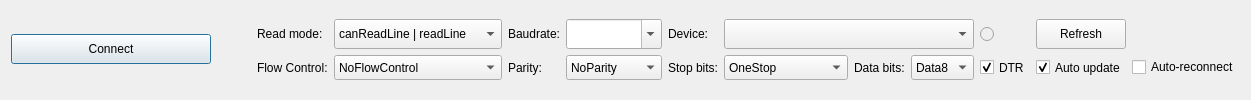
         <widget class="QWidget" name="tabSerial">
          <attribute name="title">
           <string>Serial COM</string>
          </attribute>
          <layout class="QGridLayout" name="gridLayout_5">
           <item row="5" column="4">
            <spacer name="horizontalSpacer_6">
             <property name="orientation">
              <enum>Qt::Horizontal</enum>
             </property>
             <property name="sizeHint" stdset="0">
              <size>
               <width>40</width>
               <height>20</height>
              </size>
             </property>
            </spacer>
           </item>
           <item row="5" column="3">
            <widget class="QPushButton" name="pushButtonSerialConnect">
             <property name="sizePolicy">
              <sizepolicy hsizetype="Minimum" vsizetype="Fixed">
               <horstretch>0</horstretch>
               <verstretch>0</verstretch>
              </sizepolicy>
             </property>
             <property name="minimumSize">
              <size>
               <width>200</width>
               <height>30</height>
              </size>
             </property>
             <property name="font">
              <font>
               <underline>false</underline>
              </font>
             </property>
             <property name="whatsThis">
              <string>&lt;html&gt;&lt;head/&gt;&lt;body&gt;&lt;p&gt;Enable/disable serial communication&lt;/p&gt;&lt;/body&gt;&lt;/html&gt;</string>
             </property>
             <property name="text">
              <string>Connect</string>
             </property>
             <property name="shortcut">
              <string>Alt+N</string>
             </property>
             <property name="checkable">
              <bool>true</bool>
             </property>
             <property name="checked">
              <bool>false</bool>
             </property>
             <property name="autoDefault">
              <bool>false</bool>
             </property>
             <property name="default">
              <bool>true</bool>
             </property>
             <property name="flat">
              <bool>false</bool>
             </property>
            </widget>
           </item>
           <item row="5" column="6">
            <layout class="QGridLayout" name="gridLayout_2">
             <item row="1" column="8" colspan="2">
              <widget class="QComboBox" name="comboBoxStopBits">
               <property name="sizePolicy">
                <sizepolicy hsizetype="Preferred" vsizetype="Preferred">
                 <horstretch>0</horstretch>
                 <verstretch>0</verstretch>
                </sizepolicy>
               </property>
               <property name="minimumSize">
                <size>
                 <width>0</width>
                 <height>25</height>
                </size>
               </property>
               <item>
                <property name="text">
                 <string>OneStop</string>
                </property>
               </item>
               <item>
                <property name="text">
                 <string>OneAndHalfStop</string>
                </property>
               </item>
               <item>
                <property name="text">
                 <string>TwoStop</string>
                </property>
               </item>
              </widget>
             </item>
             <item row="1" column="12">
              <widget class="QCheckBox" name="checkBoxDTR">
               <property name="sizePolicy">
                <sizepolicy hsizetype="Maximum" vsizetype="Preferred">
                 <horstretch>0</horstretch>
                 <verstretch>0</verstretch>
                </sizepolicy>
               </property>
               <property name="whatsThis">
                <string>&lt;html&gt;&lt;head/&gt;&lt;body&gt;&lt;p&gt;&amp;quot;Data Terminal Ready&amp;quot; - required by some devices such as Arduino Due for proper UART initialisation.&lt;/p&gt;&lt;/body&gt;&lt;/html&gt;</string>
               </property>
               <property name="text">
                <string>DTR</string>
               </property>
               <property name="checked">
                <bool>true</bool>
               </property>
              </widget>
             </item>
             <item row="0" column="2" colspan="3">
              <widget class="QComboBox" name="comboBoxSerialReadMode">
               <property name="sizePolicy">
                <sizepolicy hsizetype="MinimumExpanding" vsizetype="Preferred">
                 <horstretch>0</horstretch>
                 <verstretch>0</verstretch>
                </sizepolicy>
               </property>
               <property name="minimumSize">
                <size>
                 <width>0</width>
                 <height>25</height>
                </size>
               </property>
               <property name="sizeAdjustPolicy">
                <enum>QComboBox::AdjustToContents</enum>
               </property>
               <item>
                <property name="text">
                 <string>canReadLine | readLine</string>
                </property>
               </item>
               <item>
                <property name="text">
                 <string>canReadLine | readAll</string>
                </property>
               </item>
               <item>
                <property name="text">
                 <string>bytesAvailable | readLine</string>
                </property>
               </item>
               <item>
                <property name="text">
                 <string>bytesAvailable | readAll</string>
                </property>
               </item>
              </widget>
             </item>
             <item row="1" column="2" colspan="3">
              <widget class="QComboBox" name="comboBoxFlowControl">
               <property name="sizePolicy">
                <sizepolicy hsizetype="Preferred" vsizetype="Preferred">
                 <horstretch>0</horstretch>
                 <verstretch>0</verstretch>
                </sizepolicy>
               </property>
               <item>
                <property name="text">
                 <string>NoFlowControl</string>
                </property>
               </item>
               <item>
                <property name="text">
                 <string>HardwareControl</string>
                </property>
               </item>
               <item>
                <property name="text">
                 <string> SoftwareControl</string>
                </property>
               </item>
              </widget>
             </item>
             <item row="1" column="1">
              <widget class="QLabel" name="labelFlowControl">
               <property name="sizePolicy">
                <sizepolicy hsizetype="Maximum" vsizetype="Preferred">
                 <horstretch>0</horstretch>
                 <verstretch>0</verstretch>
                </sizepolicy>
               </property>
               <property name="text">
                <string>Flow Control:</string>
               </property>
              </widget>
             </item>
             <item row="0" column="5">
              <widget class="QLabel" name="label_2">
               <property name="sizePolicy">
                <sizepolicy hsizetype="Maximum" vsizetype="Preferred">
                 <horstretch>0</horstretch>
                 <verstretch>0</verstretch>
                </sizepolicy>
               </property>
               <property name="minimumSize">
                <size>
                 <width>0</width>
                 <height>0</height>
                </size>
               </property>
               <property name="maximumSize">
                <size>
                 <width>16777215</width>
                 <height>16777215</height>
                </size>
               </property>
               <property name="text">
                <string>Baudrate:</string>
               </property>
               <property name="alignment">
                <set>Qt::AlignRight|Qt::AlignTrailing|Qt::AlignVCenter</set>
               </property>
              </widget>
             </item>
             <item row="1" column="5">
              <widget class="QLabel" name="labelParity">
               <property name="sizePolicy">
                <sizepolicy hsizetype="Maximum" vsizetype="Preferred">
                 <horstretch>0</horstretch>
                 <verstretch>0</verstretch>
                </sizepolicy>
               </property>
               <property name="text">
                <string>Parity:</string>
               </property>
              </widget>
             </item>
             <item row="0" column="7">
              <widget class="QLabel" name="label">
               <property name="sizePolicy">
                <sizepolicy hsizetype="Maximum" vsizetype="Preferred">
                 <horstretch>0</horstretch>
                 <verstretch>0</verstretch>
                </sizepolicy>
               </property>
               <property name="minimumSize">
                <size>
                 <width>0</width>
                 <height>0</height>
                </size>
               </property>
               <property name="maximumSize">
                <size>
                 <width>16777215</width>
                 <height>16777215</height>
                </size>
               </property>
               <property name="text">
                <string>Device:</string>
               </property>
               <property name="alignment">
                <set>Qt::AlignRight|Qt::AlignTrailing|Qt::AlignVCenter</set>
               </property>
              </widget>
             </item>
             <item row="1" column="7">
              <widget class="QLabel" name="labelStopBits">
               <property name="sizePolicy">
                <sizepolicy hsizetype="Maximum" vsizetype="Preferred">
                 <horstretch>0</horstretch>
                 <verstretch>0</verstretch>
                </sizepolicy>
               </property>
               <property name="text">
                <string>Stop bits:</string>
               </property>
              </widget>
             </item>
             <item row="0" column="1">
              <widget class="QLabel" name="label_3">
               <property name="sizePolicy">
                <sizepolicy hsizetype="Maximum" vsizetype="Preferred">
                 <horstretch>0</horstretch>
                 <verstretch>0</verstretch>
                </sizepolicy>
               </property>
               <property name="text">
                <string>Read mode:</string>
               </property>
              </widget>
             </item>
             <item row="0" column="6">
              <widget class="QComboBox" name="comboBoxBaudRates">
               <property name="enabled">
                <bool>true</bool>
               </property>
               <property name="sizePolicy">
                <sizepolicy hsizetype="Preferred" vsizetype="Preferred">
                 <horstretch>0</horstretch>
                 <verstretch>0</verstretch>
                </sizepolicy>
               </property>
               <property name="minimumSize">
                <size>
                 <width>0</width>
                 <height>25</height>
                </size>
               </property>
               <property name="toolTip">
                <string>&lt;html&gt;&lt;head/&gt;&lt;body&gt;&lt;p&gt;This list contains baud rates supported by current hardware.&lt;/p&gt;&lt;/body&gt;&lt;/html&gt;</string>
               </property>
               <property name="editable">
                <bool>true</bool>
               </property>
               <property name="insertPolicy">
                <enum>QComboBox::NoInsert</enum>
               </property>
              </widget>
             </item>
             <item row="1" column="6">
              <widget class="QComboBox" name="comboBoxParity">
               <property name="sizePolicy">
                <sizepolicy hsizetype="Preferred" vsizetype="Preferred">
                 <horstretch>0</horstretch>
                 <verstretch>0</verstretch>
                </sizepolicy>
               </property>
               <item>
                <property name="text">
                 <string>NoParity</string>
                </property>
               </item>
               <item>
                <property name="text">
                 <string>EvenParity</string>
                </property>
               </item>
               <item>
                <property name="text">
                 <string>OddParity</string>
                </property>
               </item>
               <item>
                <property name="text">
                 <string>SpaceParity</string>
                </property>
               </item>
               <item>
                <property name="text">
                 <string>MarkParity</string>
                </property>
               </item>
              </widget>
             </item>
             <item row="0" column="8" colspan="4">
              <widget class="QComboBox" name="comboBoxDevices">
               <property name="enabled">
                <bool>true</bool>
               </property>
               <property name="sizePolicy">
                <sizepolicy hsizetype="Preferred" vsizetype="Preferred">
                 <horstretch>0</horstretch>
                 <verstretch>0</verstretch>
                </sizepolicy>
               </property>
               <property name="minimumSize">
                <size>
                 <width>250</width>
                 <height>25</height>
                </size>
               </property>
               <property name="maximumSize">
                <size>
                 <width>16777215</width>
                 <height>16777215</height>
                </size>
               </property>
               <property name="sizeIncrement">
                <size>
                 <width>0</width>
                 <height>0</height>
                </size>
               </property>
               <property name="sizeAdjustPolicy">
                <enum>QComboBox::AdjustToContents</enum>
               </property>
              </widget>
             </item>
             <item row="1" column="11">
              <widget class="QComboBox" name="comboBoxDataBits">
               <property name="sizePolicy">
                <sizepolicy hsizetype="Preferred" vsizetype="Preferred">
                 <horstretch>0</horstretch>
                 <verstretch>0</verstretch>
                </sizepolicy>
               </property>
               <property name="currentIndex">
                <number>3</number>
               </property>
               <item>
                <property name="text">
                 <string>Data5</string>
                </property>
               </item>
               <item>
                <property name="text">
                 <string>Data6</string>
                </property>
               </item>
               <item>
                <property name="text">
                 <string>Data7</string>
                </property>
               </item>
               <item>
                <property name="text">
                 <string>Data8</string>
                </property>
               </item>
              </widget>
             </item>
             <item row="1" column="10">
              <widget class="QLabel" name="labelDataBits">
               <property name="sizePolicy">
                <sizepolicy hsizetype="Maximum" vsizetype="Preferred">
                 <horstretch>0</horstretch>
                 <verstretch>0</verstretch>
                </sizepolicy>
               </property>
               <property name="text">
                <string>Data bits:</string>
               </property>
              </widget>
             </item>
             <item row="0" column="13">
              <widget class="QPushButton" name="pushButtonRefresh">
               <property name="enabled">
                <bool>true</bool>
               </property>
               <property name="minimumSize">
                <size>
                 <width>0</width>
                 <height>30</height>
                </size>
               </property>
               <property name="whatsThis">
                <string>&lt;html&gt;&lt;head/&gt;&lt;body&gt;&lt;p&gt;Refresh availible COM ports list&lt;/p&gt;&lt;/body&gt;&lt;/html&gt;</string>
               </property>
               <property name="text">
                <string>Refresh</string>
               </property>
              </widget>
             </item>
             <item row="1" column="13">
              <widget class="QCheckBox" name="checkBoxAutoRefresh">
               <property name="sizePolicy">
                <sizepolicy hsizetype="Preferred" vsizetype="Preferred">
                 <horstretch>0</horstretch>
                 <verstretch>0</verstretch>
                </sizepolicy>
               </property>
               <property name="minimumSize">
                <size>
                 <width>0</width>
                 <height>0</height>
                </size>
               </property>
               <property name="maximumSize">
                <size>
                 <width>16777215</width>
                 <height>16777215</height>
                </size>
               </property>
               <property name="whatsThis">
                <string>&lt;html&gt;&lt;head/&gt;&lt;body&gt;&lt;p&gt;Automatically refresh the availible COM ports list every 500 ms.&lt;/p&gt;&lt;/body&gt;&lt;/html&gt;</string>
               </property>
               <property name="text">
                <string>Auto update</string>
               </property>
               <property name="checked">
                <bool>true</bool>
               </property>
              </widget>
             </item>
             <item row="1" column="14">
              <widget class="QCheckBox" name="checkBoxAutoReconnect">
               <property name="toolTip">
                <string>Reconnect automatically when the device is unplugged and plugged back in. The device is recognised by its USB serial number, so it may come back under a different port name.</string>
               </property>
               <property name="text">
                <string>Auto-reconnect</string>
               </property>
              </widget>
             </item>
             <item row="0" column="12">
              <widget class="QRadioButton" name="radioButtonDeviceUpdate">
               <property name="enabled">
                <bool>false</bool>
               </property>
               <property name="sizePolicy">
                <sizepolicy hsizetype="Preferred" vsizetype="Minimum">
                 <horstretch>0</horstretch>
                 <verstretch>0</verstretch>
                </sizepolicy>
               </property>
               <property name="maximumSize">
                <size>
                 <width>16777215</width>
                 <height>16777215</height>
                </size>
               </property>
               <property name="autoFillBackground">
                <bool>false</bool>
               </property>
               <property name="text">
                <string />
               </property>
               <property name="autoExclusive">
                <bool>true</bool>
               </property>
              </widget>
             </item>
            </layout>
           </item>
          </layout>
         </widget>
